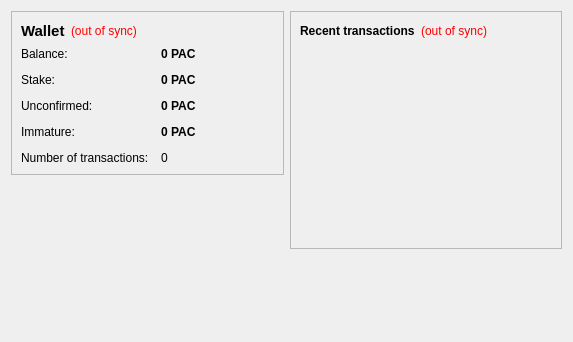
<?xml version="1.0" encoding="UTF-8"?>
<ui version="4.0">
 <class>OverviewPage</class>
 <widget class="QWidget" name="OverviewPage">
  <property name="geometry">
   <rect>
    <x>0</x>
    <y>0</y>
    <width>573</width>
    <height>342</height>
   </rect>
  </property>
  <property name="windowTitle">
   <string>Form</string>
  </property>
  <layout class="QHBoxLayout" name="horizontalLayout" stretch="1,1">
   <item>
    <layout class="QVBoxLayout" name="verticalLayout_2">
     <item>
      <widget class="QFrame" name="frame">
       <property name="frameShape">
        <enum>QFrame::StyledPanel</enum>
       </property>
       <property name="frameShadow">
        <enum>QFrame::Raised</enum>
       </property>
       <layout class="QVBoxLayout" name="verticalLayout_4">
        <item>
         <layout class="QHBoxLayout" name="horizontalLayout_4">
          <item>
           <widget class="QLabel" name="label_5">
            <property name="font">
             <font>
              <pointsize>11</pointsize>
              <weight>75</weight>
              <bold>true</bold>
             </font>
            </property>
            <property name="text">
             <string>Wallet</string>
            </property>
           </widget>
          </item>
          <item>
           <widget class="QLabel" name="labelWalletStatus">
            <property name="toolTip">
             <string>The displayed information may be out of date. Your wallet automatically synchronizes with the jdcoin network after a connection is established, but this process has not completed yet.</string>
            </property>
            <property name="styleSheet">
             <string notr="true">QLabel { color: red; }</string>
            </property>
            <property name="text">
             <string notr="true">(out of sync)</string>
            </property>
            <property name="alignment">
             <set>Qt::AlignLeading|Qt::AlignLeft|Qt::AlignVCenter</set>
            </property>
           </widget>
          </item>
          <item>
           <spacer name="horizontalSpacer_2">
            <property name="orientation">
             <enum>Qt::Horizontal</enum>
            </property>
            <property name="sizeHint" stdset="0">
             <size>
              <width>40</width>
              <height>20</height>
             </size>
            </property>
           </spacer>
          </item>
         </layout>
        </item>
        <item>
         <layout class="QFormLayout" name="formLayout_2">
          <property name="fieldGrowthPolicy">
           <enum>QFormLayout::AllNonFixedFieldsGrow</enum>
          </property>
          <property name="horizontalSpacing">
           <number>12</number>
          </property>
          <property name="verticalSpacing">
           <number>12</number>
          </property>
          <item row="0" column="0">
           <widget class="QLabel" name="label">
            <property name="text">
             <string>Balance:</string>
            </property>
           </widget>
          </item>
          <item row="0" column="1">
           <widget class="QLabel" name="labelBalance">
            <property name="font">
             <font>
              <weight>75</weight>
              <bold>true</bold>
             </font>
            </property>
            <property name="cursor">
             <cursorShape>IBeamCursor</cursorShape>
            </property>
            <property name="toolTip">
             <string>Your current balance</string>
            </property>
            <property name="text">
             <string notr="true">0 PAC</string>
            </property>
            <property name="textInteractionFlags">
             <set>Qt::LinksAccessibleByMouse|Qt::TextSelectableByKeyboard|Qt::TextSelectableByMouse</set>
            </property>
           </widget>
          </item>
          <item row="1" column="0">
           <widget class="QLabel" name="label_6">
            <property name="text">
             <string>Stake:</string>
            </property>
           </widget>
          </item>
          <item row="1" column="1">
           <widget class="QLabel" name="labelStake">
            <property name="font">
             <font>
              <weight>75</weight>
              <bold>true</bold>
             </font>
            </property>
            <property name="cursor">
             <cursorShape>IBeamCursor</cursorShape>
            </property>
            <property name="toolTip">
             <string>Total of coins that was staked, and do not yet count toward the current balance</string>
            </property>
            <property name="text">
             <string notr="true">0 PAC</string>
            </property>
            <property name="textInteractionFlags">
             <set>Qt::LinksAccessibleByMouse|Qt::TextSelectableByKeyboard|Qt::TextSelectableByMouse</set>
            </property>
           </widget>
          </item>
          <item row="2" column="0">
           <widget class="QLabel" name="label_3">
            <property name="text">
             <string>Unconfirmed:</string>
            </property>
           </widget>
          </item>
          <item row="2" column="1">
           <widget class="QLabel" name="labelUnconfirmed">
            <property name="font">
             <font>
              <weight>75</weight>
              <bold>true</bold>
             </font>
            </property>
            <property name="cursor">
             <cursorShape>IBeamCursor</cursorShape>
            </property>
            <property name="toolTip">
             <string>Total of transactions that have yet to be confirmed, and do not yet count toward the current balance</string>
            </property>
            <property name="text">
             <string notr="true">0 PAC</string>
            </property>
            <property name="textInteractionFlags">
             <set>Qt::LinksAccessibleByMouse|Qt::TextSelectableByKeyboard|Qt::TextSelectableByMouse</set>
            </property>
           </widget>
          </item>
          <item row="3" column="0">
           <widget class="QLabel" name="labelImmatureText">
            <property name="text">
             <string>Immature:</string>
            </property>
           </widget>
          </item>
          <item row="3" column="1">
           <widget class="QLabel" name="labelImmature">
            <property name="font">
             <font>
              <weight>75</weight>
              <bold>true</bold>
             </font>
            </property>
            <property name="toolTip">
             <string>Mined balance that has not yet matured</string>
            </property>
            <property name="text">
             <string notr="true">0 PAC</string>
            </property>
            <property name="textInteractionFlags">
             <set>Qt::LinksAccessibleByMouse|Qt::TextSelectableByKeyboard|Qt::TextSelectableByMouse</set>
            </property>
           </widget>
          </item>
          <item row="4" column="0">
           <widget class="QLabel" name="label_2">
            <property name="text">
             <string>Number of transactions:</string>
            </property>
           </widget>
          </item>
          <item row="4" column="1">
           <widget class="QLabel" name="labelNumTransactions">
            <property name="toolTip">
             <string>Total number of transactions in wallet</string>
            </property>
            <property name="text">
             <string notr="true">0</string>
            </property>
           </widget>
          </item>
         </layout>
        </item>
       </layout>
      </widget>
     </item>
     <item>
      <widget class="QLabel" name="label_wallet_bgcoin">
       <property name="text">
        <string/>
       </property>
       <property name="pixmap">
        <pixmap resource="../jdcoin.qrc">:/images/wallet_bgcoin</pixmap>
       </property>
      </widget>
     </item>
     <item>
      <spacer name="verticalSpacer">
       <property name="orientation">
        <enum>Qt::Vertical</enum>
       </property>
       <property name="sizeHint" stdset="0">
        <size>
         <width>20</width>
         <height>40</height>
        </size>
       </property>
      </spacer>
     </item>
    </layout>
   </item>
   <item>
    <layout class="QVBoxLayout" name="verticalLayout_3">
     <item>
      <widget class="QFrame" name="frame_2">
       <property name="frameShape">
        <enum>QFrame::StyledPanel</enum>
       </property>
       <property name="frameShadow">
        <enum>QFrame::Raised</enum>
       </property>
       <layout class="QVBoxLayout" name="verticalLayout">
        <item>
         <layout class="QHBoxLayout" name="horizontalLayout_2">
          <item>
           <widget class="QLabel" name="label_4">
            <property name="text">
             <string>&lt;b&gt;Recent transactions&lt;/b&gt;</string>
            </property>
           </widget>
          </item>
          <item>
           <widget class="QLabel" name="labelTransactionsStatus">
            <property name="toolTip">
             <string>The displayed information may be out of date. Your wallet automatically synchronizes with the jdcoin network after a connection is established, but this process has not completed yet.</string>
            </property>
            <property name="styleSheet">
             <string notr="true">QLabel { color: red; }</string>
            </property>
            <property name="text">
             <string notr="true">(out of sync)</string>
            </property>
            <property name="alignment">
             <set>Qt::AlignRight|Qt::AlignTrailing|Qt::AlignVCenter</set>
            </property>
           </widget>
          </item>
          <item>
           <spacer name="horizontalSpacer">
            <property name="orientation">
             <enum>Qt::Horizontal</enum>
            </property>
            <property name="sizeHint" stdset="0">
             <size>
              <width>40</width>
              <height>20</height>
             </size>
            </property>
           </spacer>
          </item>
         </layout>
        </item>
        <item>
         <widget class="QListView" name="listTransactions">
          <property name="styleSheet">
           <string notr="true">QListView { background: transparent; }</string>
          </property>
          <property name="frameShape">
           <enum>QFrame::NoFrame</enum>
          </property>
          <property name="verticalScrollBarPolicy">
           <enum>Qt::ScrollBarAlwaysOff</enum>
          </property>
          <property name="horizontalScrollBarPolicy">
           <enum>Qt::ScrollBarAlwaysOff</enum>
          </property>
          <property name="selectionMode">
           <enum>QAbstractItemView::NoSelection</enum>
          </property>
         </widget>
        </item>
       </layout>
      </widget>
     </item>
     <item>
      <widget class="QLabel" name="label_jdcoin_Intro">
       <property name="text">
        <string/>
       </property>
      </widget>
     </item>
     <item>
      <spacer name="verticalSpacer_2">
       <property name="orientation">
        <enum>Qt::Vertical</enum>
       </property>
       <property name="sizeHint" stdset="0">
        <size>
         <width>20</width>
         <height>40</height>
        </size>
       </property>
      </spacer>
     </item>
    </layout>
   </item>
  </layout>
 </widget>
 <resources>
  <include location="../jdcoin.qrc"/>
 </resources>
 <connections/>
</ui>
